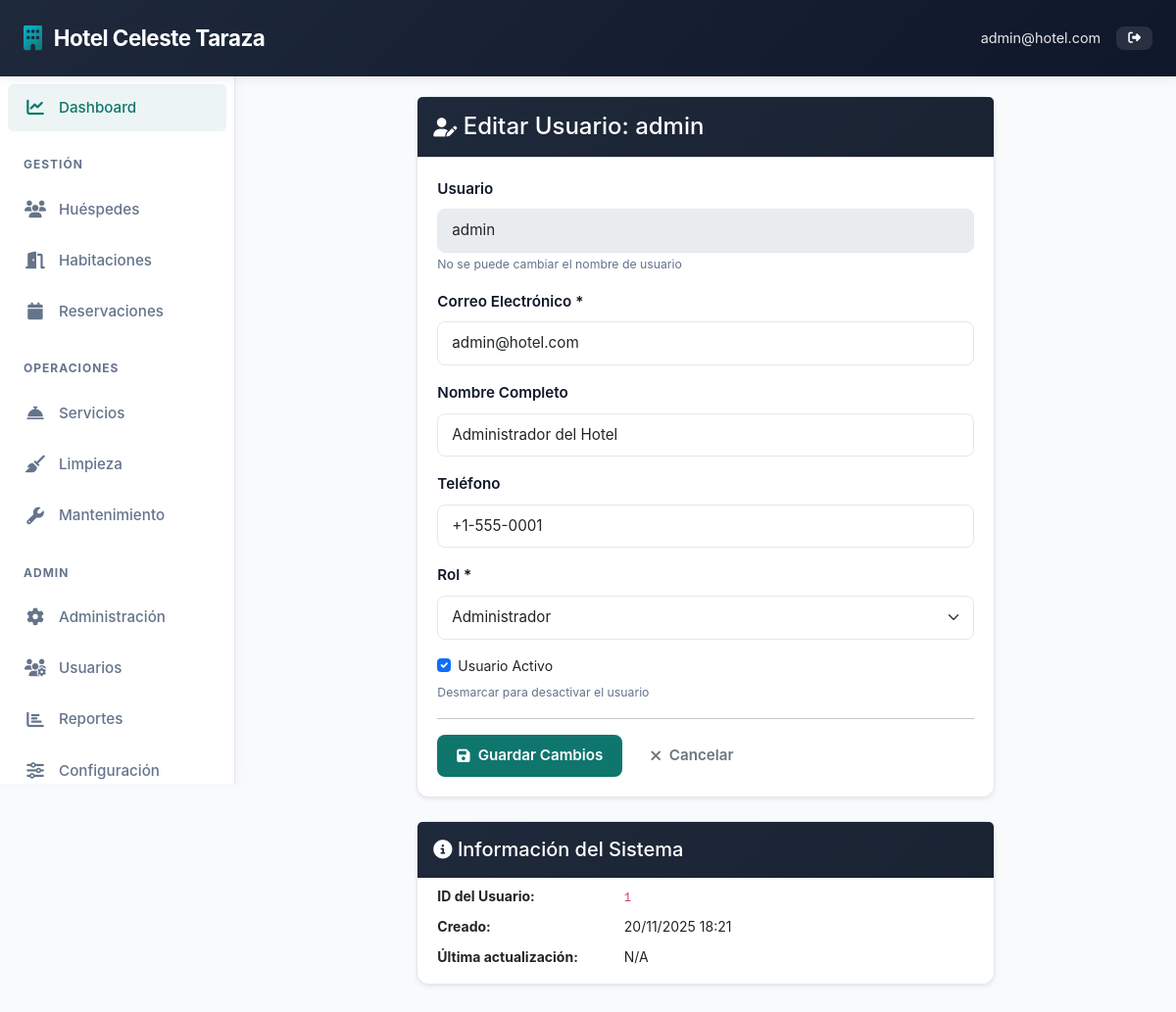
Page /admin/users/1/edit (signed in) on the committed database.
### models.py (models this page shows, shortened)
class SystemSettings(db.Model):
    __tablename__ = 'system_settings'
    id = db.Column(db.Integer, primary_key=True)
    hotel_name = db.Column(db.String(120), nullable=False, default='Hotel Management System')
    hotel_address = db.Column(db.Text, nullable=False, default='Calle Principal 123, Ciudad')
    hotel_phone = db.Column(db.String(20), nullable=False, default='+1 (555) 123-4567')
    hotel_email = db.Column(db.String(120), nullable=False, default='info@hotel.com')
    check_in_time = db.Column(db.String(5), nullable=False, default='14:00')
    check_out_time = db.Column(db.String(5), nullable=False, default='11:00')
    price_per_night = db.Column(db.Float, nullable=False, default=100.0)
    updated_at = db.Column(db.DateTime, default=datetime.utcnow, onupdate=datetime.utcnow)

class User(UserMixin, db.Model):
    __tablename__ = 'users'
    id = db.Column(db.Integer, primary_key=True)
    username = db.Column(db.String(80), unique=True, nullable=False)
    email = db.Column(db.String(120), unique=True, nullable=False)
    password_hash = db.Column(db.String(200), nullable=False)
    full_name = db.Column(db.String(120), nullable=False)
    role = db.Column(db.String(20), nullable=False, default='staff')  # admin, receptionist, housekeeper, manager
    phone = db.Column(db.String(20))
    created_at = db.Column(db.DateTime, default=datetime.utcnow)
    is_active = db.Column(db.Boolean, default=True)
    reservations = db.relationship('Reservation', backref='created_by_user', lazy=True)

### admin.py (the view, shortened to what this page needs)
@admin_bp.route('/users/<int:user_id>/edit', methods=['GET', 'POST'])
@login_required
@admin_required
def edit_user(user_id):
    user = User.query.get_or_404(user_id)
    return render_template('admin/edit_user.html', user=user)

### admin.py (called while the page is built)
def admin_required(f):
    @wraps(f)
    def decorated_function(*args, **kwargs):
        if not current_user.is_authenticated or current_user.role != 'admin':
            flash('Acceso denegado. Se requieren permisos de administrador.', 'danger')
            return redirect(url_for('dashboard'))
        return f(*args, **kwargs)
    return decorated_function

### templates/admin/edit_user.html (shortened to what this page needs)
{% extends "base.html" %}
{% block content %}
<div class="container-fluid">
    <div class="row">
        <div class="col-12 col-md-8 col-lg-6 mx-auto">
            <div class="card shadow-sm">
                <div class="card-header bg-light border-bottom">
                    <h4 class="mb-0"><i class="fas fa-user-edit"></i> Editar Usuario: {{ user.username }}</h4>
                </div>
                <div class="card-body">
                    <form method="POST" action="{{ url_for('admin.edit_user', user_id=user.id) }}">
                        <div class="mb-3">
                            <label for="username" class="form-label">Usuario</label>
                            <input type="text" class="form-control" id="username" value="{{ user.username }}" disabled>
                            <small class="text-muted">No se puede cambiar el nombre de usuario</small>
                        </div>
                        <div class="mb-3">
                            <label for="email" class="form-label">Correo Electrónico *</label>
                            <input type="email" class="form-control" id="email" name="email" value="{{ user.email }}" required>
                        </div>
                        <div class="mb-3">
                            <label for="full_name" class="form-label">Nombre Completo</label>
                            <input type="text" class="form-control" id="full_name" name="full_name" value="{{ user.full_name or '' }}">
                        </div>
                        <div class="mb-3">
                            <label for="phone" class="form-label">Teléfono</label>
                            <input type="tel" class="form-control" id="phone" name="phone" value="{{ user.phone or '' }}">
                        </div>
                        <div class="mb-3">
                            <label for="role" class="form-label">Rol *</label>
                            <select class="form-select" id="role" name="role" required>
                                <option value="admin" {% if user.role == 'admin' %}selected{% endif %}>Administrador</option>
                            </select>
                        </div>
                        <div class="mb-3">
                            <div class="form-check">
                                <input class="form-check-input" type="checkbox" id="is_active" name="is_active" {% if user.is_active %}checked{% endif %}>
                                <label class="form-check-label" for="is_active">
                                    Usuario Activo
                                </label>
                            </div>
                            <small class="text-muted">Desmarcar para desactivar el usuario</small>
                        </div>
                        <hr>
                        <div class="d-grid gap-2 d-sm-flex">
                            <button type="submit" class="btn btn-primary">
                                <i class="fas fa-save"></i> Guardar Cambios
                            </button>
                            <a href="{{ url_for('admin.users') }}" class="btn btn-outline-secondary">
                                <i class="fas fa-times"></i> Cancelar
                            </a>
                        </div>
                    </form>
                </div>
            </div>
            <div class="card shadow-sm mt-4">
                <div class="card-header bg-light">
                    <h5 class="mb-0"><i class="fas fa-info-circle"></i> Información del Sistema</h5>
                </div>
                <div class="card-body">
                    <dl class="row">
                        <dt class="col-sm-4">ID del Usuario:</dt>
                        <dd class="col-sm-8"><code>{{ user.id }}</code></dd>
                        <dt class="col-sm-4">Creado:</dt>
                        <dd class="col-sm-8">{{ user.created_at.strftime('%d/%m/%Y %H:%M') if user.created_at else 'N/A' }}</dd>
                        <dt class="col-sm-4">Última actualización:</dt>
                        <dd class="col-sm-8">{{ user.updated_at.strftime('%d/%m/%Y %H:%M') if user.updated_at else 'N/A' }}</dd>
                    </dl>
                </div>
            </div>
        </div>
    </div>
</div>
{% endblock %}

### templates/base.html (shortened to what this page needs)
<!DOCTYPE html>
<html lang="es">
<head>
    <link href="https://cdn.jsdelivr.net/npm/bootstrap@5.3.0/dist/css/bootstrap.min.css" rel="stylesheet">
    <link rel="stylesheet" href="https://cdnjs.cloudflare.com/ajax/libs/font-awesome/6.4.0/css/all.min.css">
</head>
<body>
    {% if current_user.is_authenticated %}
    <nav class="navbar">
        <a class="navbar-brand" href="/"><i class="fas fa-building"></i> <span>{{ hotel_settings.hotel_name }}</span></a>
        <div class="navbar-right">
            <span class="text-white">{{ current_user.email }}</span>
            <a href="/auth/logout" class="btn btn-sm" style="background-color: rgba(255,255,255,0.1); color: white;"><i class="fas fa-sign-out-alt"></i></a>
        </div>
    </nav>
    <aside class="sidebar" id="sidebar">
        <ul class="sidebar-menu">
            <li><a href="/" data-tooltip="Dashboard"><i class="fas fa-chart-line"></i> <span class="sidebar-label">Dashboard</span></a></li>
            <li><div class="sidebar-section-title">Gestión</div></li>
            {% if modules_dict.get('Huéspedes', {}).is_enabled != False %}
            <li><a href="/guests" data-tooltip="Huéspedes"><i class="fas fa-users"></i> <span class="sidebar-label">Huéspedes</span></a></li>
            {% endif %}
            {% if modules_dict.get('Habitaciones', {}).is_enabled != False %}
            <li><a href="/rooms" data-tooltip="Habitaciones"><i class="fas fa-door-open"></i> <span class="sidebar-label">Habitaciones</span></a></li>
            {% endif %}
            {% if modules_dict.get('Reservas', {}).is_enabled != False %}
            <li><a href="/reservations" data-tooltip="Reservaciones"><i class="fas fa-calendar"></i> <span class="sidebar-label">Reservaciones</span></a></li>
            {% endif %}
            <li><div class="sidebar-section-title">Operaciones</div></li>
            {% if modules_dict.get('Servicios', {}).is_enabled != False %}
            <li><a href="/services" data-tooltip="Servicios"><i class="fas fa-concierge-bell"></i> <span class="sidebar-label">Servicios</span></a></li>
            {% endif %}
            {% if modules_dict.get('Limpieza', {}).is_enabled != False %}
            <li><a href="/housekeeping" data-tooltip="Limpieza"><i class="fas fa-broom"></i> <span class="sidebar-label">Limpieza</span></a></li>
            {% endif %}
            {% if modules_dict.get('Mantenimiento', {}).is_enabled != False %}
            <li><a href="/maintenance" data-tooltip="Mantenimiento"><i class="fas fa-wrench"></i> <span class="sidebar-label">Mantenimiento</span></a></li>
            {% endif %}
            {% if current_user.role == 'admin' %}
            <li><div class="sidebar-section-title">Admin</div></li>
            <li><a href="/admin" data-tooltip="Administración"><i class="fas fa-cog"></i> <span class="sidebar-label">Administración</span></a></li>
            <li><a href="/admin/users" data-tooltip="Usuarios"><i class="fas fa-users-cog"></i> <span class="sidebar-label">Usuarios</span></a></li>
            <li><a href="/admin/reports" data-tooltip="Reportes"><i class="fas fa-chart-bar"></i> <span class="sidebar-label">Reportes</span></a></li>
            <li><a href="/admin/settings" data-tooltip="Configuración"><i class="fas fa-sliders-h"></i> <span class="sidebar-label">Configuración</span></a></li>
            {% endif %}
        </ul>
    </aside>
    {% endif %}
    <div class="main-content">
        {% block content %}{% endblock %}
    </div>
</body>
</html>

### templates/base.html (style rules this page uses)
:root { --primary-color: #1e293b; --secondary-color: #0f766e; --accent-color: #06b6d4; --light-bg: #f8fafc; --border-color: #e2e8f0; --text-primary: #0f172a; --text-secondary: #64748b; --success: #10b981; --danger: #ef4444; --warning: #f59e0b; --info: #3b82f6; }
* { margin: 0; padding: 0; box-sizing: border-box; }
html, body { width: 100%; height: 100%; overflow-x: hidden; }
body { background-color: var(--light-bg); font-family: -apple-system, BlinkMacSystemFont, 'Segoe UI', Roboto, 'Helvetica Neue', Arial, sans-serif; font-size: 14px; color: var(--text-primary); line-height: 1.6; }
.navbar { background: linear-gradient(135deg, var(--primary-color) 0%, #0f172a 100%); padding: 1rem 1.5rem; display: flex; align-items: center; position: sticky; top: 0; z-index: 1000; width: 100%; box-shadow: 0 2px 12px rgba(0, 0, 0, 0.08); }
.navbar-brand { color: white; font-size: 1.4rem; font-weight: 700; display: flex; align-items: center; gap: 12px; text-decoration: none; white-space: nowrap; letter-spacing: -0.5px; }
.navbar-brand i { font-size: 1.6rem; background: linear-gradient(135deg, var(--accent-color), var(--secondary-color)); -webkit-background-clip: text; -webkit-text-fill-color: transparent; background-clip: text; }
.navbar-right { margin-left: auto; display: flex; align-items: center; gap: 1rem; }
.navbar-right .text-white { font-size: 0.9rem; white-space: nowrap; opacity: 0.9; }
.sidebar { position: fixed; left: 0; top: 70px; width: 260px; height: calc(100vh - 70px); background: white; overflow-y: auto; z-index: 999; border-right: 1px solid var(--border-color); box-shadow: 2px 0 8px rgba(0, 0, 0, 0.04); transition: width 0.3s ease, transform 0.3s ease; }
.sidebar-menu { list-style: none; padding: 0.75rem 0; margin: 0; }
.sidebar-menu li { margin: 0.25rem 0.5rem; }
.sidebar-menu a { display: flex; align-items: center; gap: 12px; padding: 0.75rem 1rem; color: var(--text-secondary); text-decoration: none; transition: all 0.3s ease; font-size: 0.95rem; font-weight: 500; border-radius: 6px; position: relative; }
.sidebar-menu a i { font-size: 1.1rem; width: 24px; text-align: center; transition: all 0.3s ease; }
.sidebar-menu li:first-child a, .sidebar-menu a[href="/"] { color: var(--secondary-color); background-color: #ecf5f3; }
.sidebar-label { transition: opacity 0.3s ease; }
.sidebar-section-title { color: var(--text-secondary); font-size: 0.75rem; font-weight: 700; text-transform: uppercase; letter-spacing: 1px; padding: 1rem 1rem 0.5rem; margin-top: 0.5rem; transition: opacity 0.3s ease; }
.main-content { margin-left: 260px; padding: 1.5rem; width: calc(100% - 260px); transition: all 0.3s ease; }
.card { border: 1px solid var(--border-color); border-radius: 12px; box-shadow: 0 1px 3px rgba(0, 0, 0, 0.05); margin-bottom: 1.5rem; width: 100%; background: white; transition: all 0.3s ease; }
.card-header { background: linear-gradient(135deg, var(--primary-color) 0%, #1a2332 100%); color: white; padding: 1rem; display: flex; align-items: center; gap: 10px; font-size: 1rem; border-radius: 12px 12px 0 0; font-weight: 600; }
.card-header i { font-size: 1.2rem; flex-shrink: 0; }
.card-body { padding: 1.25rem; }
.btn { border-radius: 8px; padding: 0.625rem 1.25rem; transition: all 0.3s ease; font-weight: 600; display: inline-flex; align-items: center; gap: 8px; border: none; cursor: pointer; font-size: 0.95rem; }
.btn-primary { background-color: var(--secondary-color); color: white; }
.btn-sm { padding: 0.375rem 0.75rem; font-size: 0.8rem; }
.form-control, .form-select { border-radius: 8px; border: 1px solid var(--border-color); padding: 0.625rem 0.875rem; font-size: 0.95rem; transition: all 0.3s ease; }
.form-label { font-weight: 600; color: var(--text-primary); margin-bottom: 0.5rem; font-size: 0.95rem; }
.row { display: flex; flex-wrap: wrap; margin: -0.75rem; }
.col-12, .col-sm-6, .col-md-6, .col-lg-3, .col-md-8, .col-lg-4, .col-lg-6 { padding: 0.75rem; }
.col-12 { width: 100%; }
.col-lg-6 { width: 50%; }
.col-md-8 { width: 66.666%; }
.text-muted { color: var(--text-secondary) !important; }
.mb-3 { margin-bottom: 1.5rem; }
@media (max-width: 1200px) { .sidebar { width: 240px; } }
@media (max-width: 1200px) { .main-content { margin-left: 240px; width: calc(100% - 240px); padding: 1.25rem; } }

### rows in the picture
SystemSettings: hotel_name "Hotel Celeste Taraza"
User: email "admin@hotel.com", username "admin", full_name "Administrador del Hotel", phone "+1-555-0001", role "Administrador", is_active "☑", id "1", created_at "20/11/2025 18:21"
